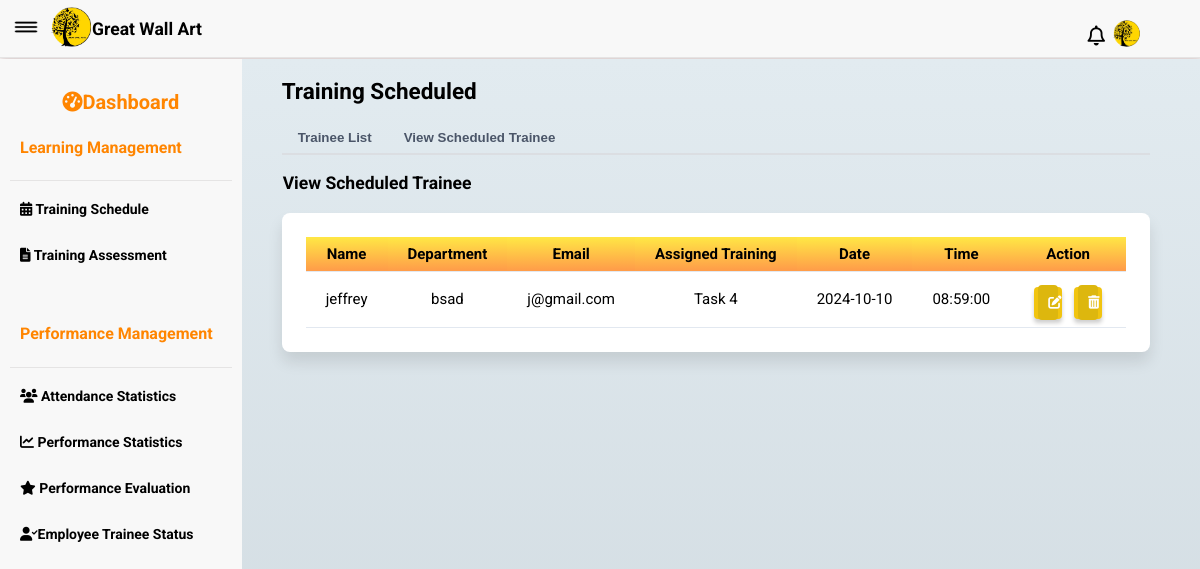
Page /task.php on the earlier database version.
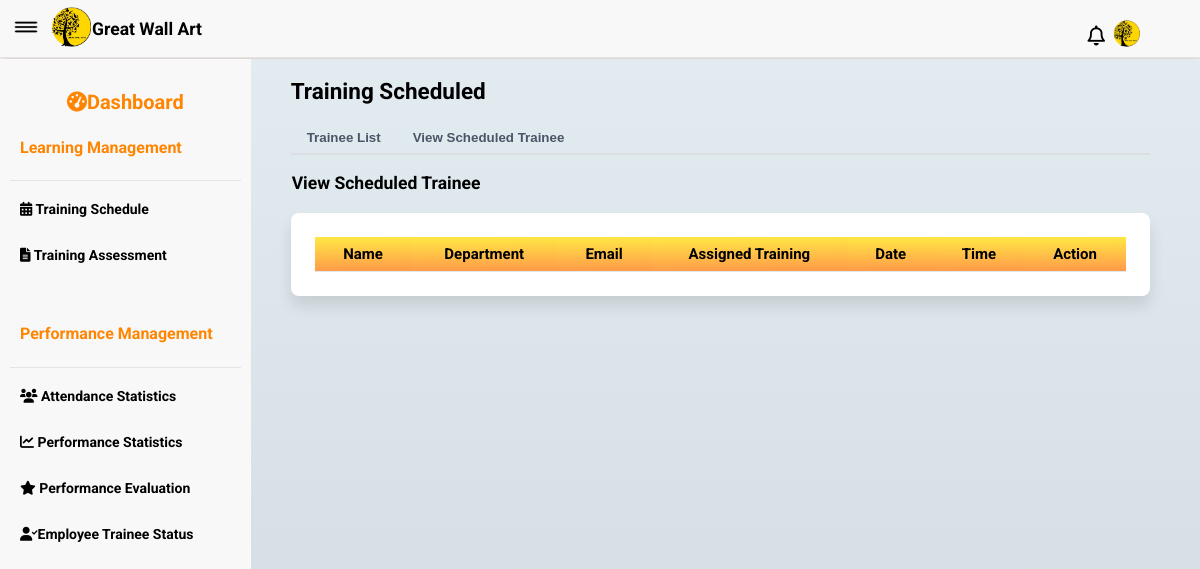
Same page on the later database version.
### tables this page shows
CREATE TABLE `adtask` (
  `id` int(100) NOT NULL,
  `name` varchar(100) NOT NULL,
  `depart` varchar(100) NOT NULL,
  `email` varchar(100) NOT NULL,
  `task` varchar(100) NOT NULL DEFAULT '',
  `date` date NOT NULL,
  `time` time NOT NULL
);

### task.php (the view, shortened to what this page needs)
<?php
include 'connect.php';
?>
<!DOCTYPE html>
<html lang="en">
<head>
    <link rel="stylesheet" href="css/style.css">
    <link rel="stylesheet" href="css/style1.css">
    <link rel="stylesheet" href="https://cdnjs.cloudflare.com/ajax/libs/font-awesome/6.0.0-beta3/css/all.min.css">
</head>
<body style="overflow: hidden;">
    <nav class="d-flex bg-primary border-color border-bottom flex-align-center padding-medium view-height-10 justify-content-between nav-shadow">
        <div class="d-flex flex-align-center">
            <button onclick="onToggle()" class="btn border-none bg-transparent">
                <img src="img/menu.png" height="20" width="30" alt="menu">
            </button>
            <a href=""><img src="img/gwamlogo.png" width="40" alt="logo"></a>
            <span><h3>Great Wall Art</h3></span>
        </div>
        <div class="navbar-right ml-auto">
            <button class="notification">
                <i class="fa-regular fa-bell" style="font-size: 20px;"></i>
            </button>
            <div class="dropdown">
                <a href="#" onclick="toggleDropdown()" id="profile-icon">
                    <img src="img/gwamlogo.png" alt="profile" width="27" height="27" class="border-radius-full">
                </a>
            </div>
        </div>
    </nav>
    <div class="container">
        <div class="d-flex bg-primary view-height-100">
            <div id="sidebar" class="sidebar text-black border-right text-center border-color"></br>
                <a href="dashboard.php" class="dashboard">
                    <h1><i class="fas fa-tachometer-alt"></i>Dashboard</h1>
                </a>
                <h2>Learning Management</h2>
                <hr class="border-color border-bottom seperator">
                <a href="schedule.php" class="text-black">
                    <h3><i class="fas fa-calendar-alt"></i> Training Schedule</h3>
                </a>
                <a href="assessment.html" class="text-black">
                    <h3><i class="fas fa-file-alt"></i> Training Assessment</h3>
                </a></br>
                <h2>Performance Management</h2>
                <hr class="border-color border-bottom seperator">
                <a href="attendancestat.html" class="text-black">
                    <h3><i class="fas fa-users"></i> Attendance Statistics</h3>
                </a>
                <a href="performancestats.html" class="text-black">
                    <h3><i class="fas fa-chart-line"></i> Performance Statistics</h3>
                </a>
                <a href="evaluation.html" class="text-black">
                    <h3><i class="fas fa-star"></i> Performance Evaluation</h3>
                </a>
                <a href="status.html" class="text-black">
                    <h3><i class="fas fa-user-check"></i>Employee Trainee Status</h3>
                </a>
    </div>
            <div class="main-content">
    <h2>Training Scheduled</h2>
    <div class="tab-buttons">
        <a href="schedule.php"><button id="traineeTabBtn">Trainee List</button></a>
        <button id="scheduleTabBtn" onclick="openTab('scheduleListTab')">View Scheduled Trainee</button>
    </div>
        <h3>View Scheduled Trainee</h3>
        <div class="table-container">
            <table>
                <thead>
                    <tr>
                        <th>Name</th>
                        <th>Department</th>
                        <th>Email</th>
                        <th>Assigned Training</th>
                        <th>Date</th>
                        <th>Time</th>
                        <th>Action</th>
                    </tr>
                </thead>
                <tbody id="scheduledEmployeesTable">
                <?php
                $add = "SELECT * FROM adtask";
        $sql = mysqli_query($con,$add);
        while($row = mysqli_fetch_assoc($sql)) {
              echo "<tr>";
              echo "<td>".$row['name']."</td>";
              echo "<td>".$row['depart']."</td>";
              echo "<td>".$row['email']."</td>";
              echo "<td>".$row['task']."</td>";
              echo "<td>".$row['date']."</td>";
              echo "<td>".$row['time']."</td>";
              echo '<td>
              <a href="uptask.php?id='.$row['id'].'"><button><i class="fas fa-edit"></i></button></a>
              <a href="delete.php?id='.$row['id'].'" role="button""><button><i class="fas fa-trash-alt"></i></button></a>
            </td>';
        }
                ?>
                </tbody>
            </table>
        </div>
</body>
</html>

Differences in the rows shown:
removed adtask: name "jeffrey", depart "bsad", email "j@gmail.com", task "Task 4", date "2024-10-10", time "08:59:00"
